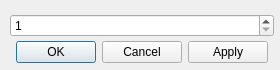
<?xml version="1.0" encoding="UTF-8"?>
<ui version="4.0">
 <class>kbdTimeoutWidget</class>
 <widget class="QWidget" name="kbdTimeoutWidget">
  <property name="geometry">
   <rect>
    <x>0</x>
    <y>0</y>
    <width>280</width>
    <height>70</height>
   </rect>
  </property>
  <property name="windowTitle">
   <string>Keyboard Backlight Timeout</string>
  </property>
  <property name="windowIcon">
   <iconset>
    <normaloff>:/images/keyboard_black_64.png</normaloff>:/images/keyboard_black_64.png</iconset>
  </property>
  <widget class="QWidget" name="layoutWidget">
   <property name="geometry">
    <rect>
     <x>10</x>
     <y>10</y>
     <width>264</width>
     <height>59</height>
    </rect>
   </property>
   <layout class="QVBoxLayout" name="verticalLayout">
    <property name="spacing">
     <number>0</number>
    </property>
    <item>
     <widget class="QSpinBox" name="timeoutSpinBox">
      <property name="minimum">
       <number>1</number>
      </property>
      <property name="maximum">
       <number>60</number>
      </property>
     </widget>
    </item>
    <item>
     <widget class="QDialogButtonBox" name="buttonBox">
      <property name="orientation">
       <enum>Qt::Horizontal</enum>
      </property>
      <property name="standardButtons">
       <set>QDialogButtonBox::Apply|QDialogButtonBox::Cancel|QDialogButtonBox::Ok</set>
      </property>
      <property name="centerButtons">
       <bool>true</bool>
      </property>
     </widget>
    </item>
   </layout>
  </widget>
 </widget>
 <resources>
  <include location="Icons.qrc"/>
 </resources>
 <connections/>
</ui>
